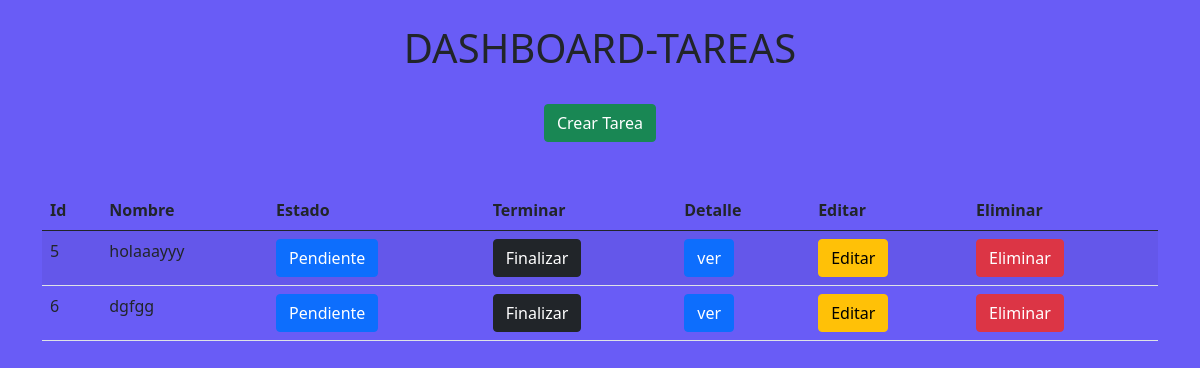
Before: /dashboard with the older database file.
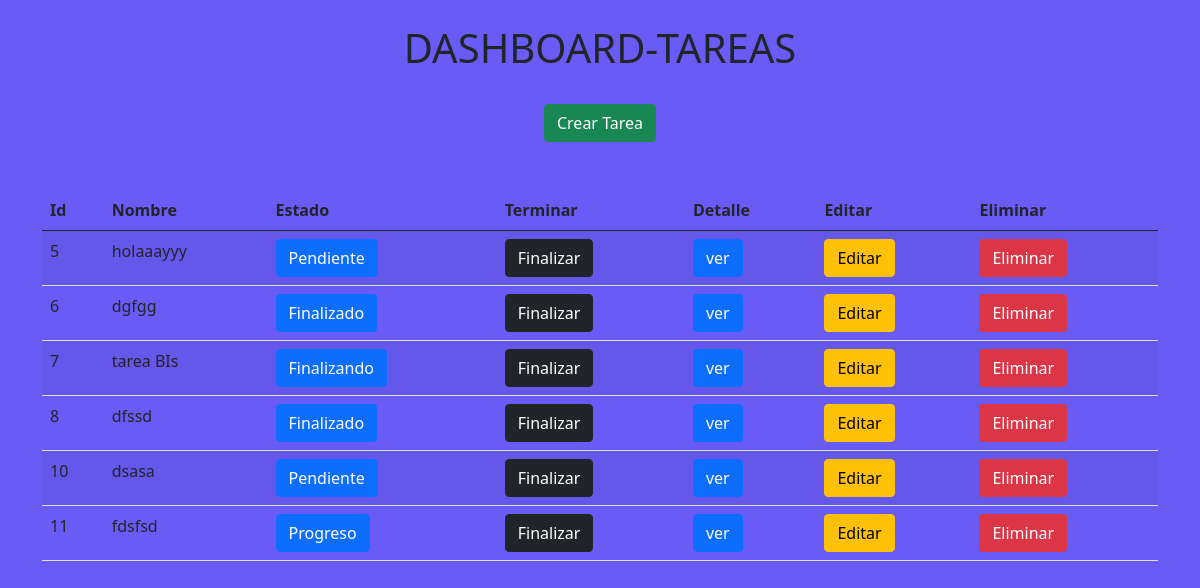
After: the same page with the newer database file.
### gestion_tareas/models.py (models this page shows)
class tarea(models.Model):
    nombre_tarea = models.CharField(max_length=128,default='')
    descripcion = models.CharField(max_length=256,default='')
    fecha_creacion = models.DateField(default=datetime.date.today)
    fecha_entrega = models.DateField(null=True)
    usuario_responsable = models.CharField(max_length=128,default='')
    estadoTarea = models.CharField(max_length=128,default='PROGRESO')

### gestion_tareas/views.py (the view)
# urls.py: path('dashboard',views.dashboard,name='dashboard'),
def dashboard(request):
    tareas_totales = tarea.objects.all()
    tareas_propias=[]
    tareas_mias= tarea.objects.filter(usuario_responsable='juan')
    for tareas in tareas_mias:
        tareas_propias.append(tareas)
    return render(request, 'gestion_tareas/dashboard.html', {
        'objTarea':tareas_propias,
    })

### gestion_tareas/templates/gestion_tareas/dashboard.html (shortened to what this page needs)
<!DOCTYPE html>
<html>
    <head>
        <link href="https://cdn.jsdelivr.net/npm/bootstrap@5.0.2/dist/css/bootstrap.min.css" rel="stylesheet">
    </head>
    <body style="background-color: #695cf6">
        <div class="container">
            <br>
            <h1 style= "text-align:center"> DASHBOARD-TAREAS</h1>
            <br>
            <div style="text-align: center">
                <a class="btn btn-success" href="{% url 'gestion_tareas:nuevaTarea' %}">Crear Tarea</a>
            </div>
            <br>
            <br>
            <table class="table table-striped">
                <thead>
                    <th>Id</th>
                    <th>Nombre</th>
                    <th>Estado</th>
                    <th>Terminar</th>
                    <th>Detalle</th>
                    <th>Editar</th>
                    <th>Eliminar</th>
                </thead>
                <tbody>
                    {% for tareas in objTarea %}
                    <tr>
                        <td>{{ tareas.id }}</td>
                        <td>{{ tareas.nombre_tarea }}</td>
                        <td>
                        {% if tareas.estadoTarea == 'PROGRESO' %}
                            <a class="btn btn-success" href="">{{ tareas.estadoTarea }}</a>
                        {% elif tareas.estadoTarea == 'FINALIZANDO' %}
                            <a class="btn btn-warning" href="">{{ tareas.estadoTarea }}</a>
                        {% elif tareas.estadoTarea == 'FINALIZADA' %}
                            <a class="btn btn-info" href="">{{ tareas.estadoTarea }}</a>
                        {% elif tareas.estadoTarea == 'PENDIENTE' %}
                            <a class="btn btn-danger" href="">{{ tareas.estadoTarea }}</a>
                        {% else %}
                            <a class="btn btn-primary" href="">{{ tareas.estadoTarea }}</a>
                        {% endif %}
                        </td>
                        <td><a class="btn btn-dark" href="{% url 'gestion_tareas:finalizarTarea' tareas.id %}">Finalizar</a></td>
                        <td><a class="btn btn-primary" href="{% url 'gestion_tareas:detalleTarea' tareas.id %}">ver</a></td>
                        <td><a class="btn btn-warning" href="{% url 'gestion_tareas:editarTarea' tareas.id %}">Editar</a></td>
                        <td><a class="btn btn-danger" href="{% url 'gestion_tareas:eliminarTarea' tareas.id %}">Eliminar</a></td>
                    </tr>
                    {% endfor %}
                </tbody>
            </table>
        </div>
    </body>
</html>

Changed rows visible on the page:
changed tarea "dgfgg": estadoTarea "Pendiente" → "Finalizado"
added tarea: id "7", nombre_tarea "tarea BIs", estadoTarea "Finalizando"
added tarea: id "8", nombre_tarea "dfssd", estadoTarea "Finalizado"
added tarea: id "10", nombre_tarea "dsasa", estadoTarea "Pendiente"
added tarea: id "11", nombre_tarea "fdsfsd", estadoTarea "Progreso"
